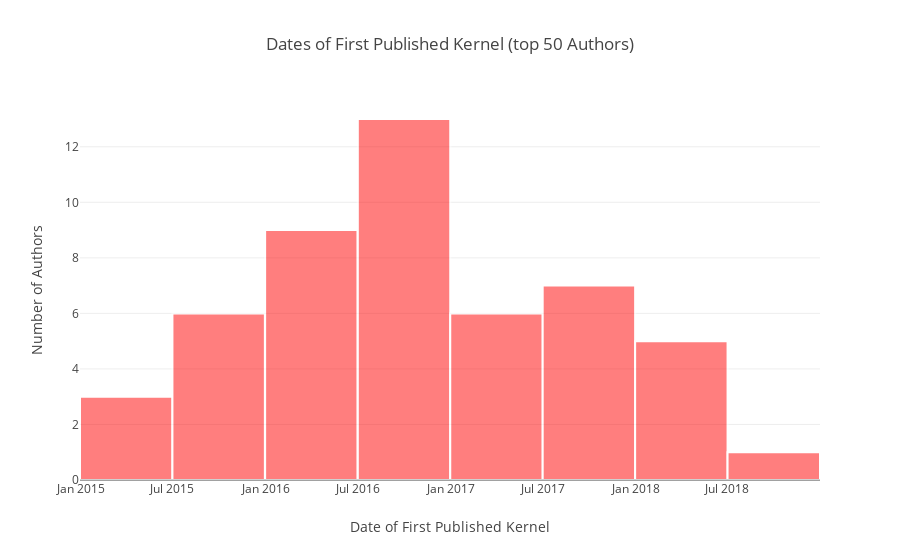

Notebook cell for this chart:
### Markdown cell above
Another interesting thing to examine, is when did the Top authors start publishing their first Kernels. In other words, how much time did it take them to reach this level.

### Code cell
# Date of first kernel
n = 50
top = nbr_medals_per_author.head(n)
oldest_kernel_dates = []
for userid in top.index:
    oldest_kernel_date = normal_user_kernels[normal_user_kernels['AuthorUserId'] == userid]['MadePublicDate'].min()
    oldest_kernel_dates.append(oldest_kernel_date)
oldest_kernel_dates = pd.Series(oldest_kernel_dates, index=top.index).sort_values()

# Date of first kernel

#fig = ff.create_distplot(s, [f'Top {n} authors'])


fig= {
    'data': [
        {
            'type': 'histogram',
            #'bin_size': .4,
            'marker': {"color": 'red', 'line': {'color': 'white', 'width': 2}}, 
            'x': oldest_kernel_dates,
            "opacity": 0.5, 
        }
    ],
    'layout': {
        'title': f'Dates of First Published Kernel (top {n} Authors)',
        'xaxis': {'title': 'Date of First Published Kernel'},
        'yaxis': {'title': 'Number of Authors'}
    }
}

iplot(fig)

### Figure 1 — Plotly figure (JSON) as saved in the notebook; plotly's stock layout.template omitted (floating-point values rounded to 4 significant figures)
{"data": [{"marker": {"color": "red", "line": {"color": "white", "width": 2}}, "opacity": 0.5, "type": "histogram", "uid": "ce79ec56-d862-456d-8565-bd98caa1130f", "x": ["2015-04-23", "2015-06-06", "2015-06-26", "2015-07-17", "2015-08-14", "2015-09-24", "2015-09-30", "2015-10-07", "2015-10-26", "2016-01-07", "2016-01-30", "2016-02-05", "2016-02-19", "2016-03-07", "2016-03-08", "2016-03-14", "2016-04-15", "2016-05-13", "2016-07-02", "2016-07-12", "2016-07-28", "2016-08-22", "2016-09-01", "2016-10-15", "2016-10-18", "2016-10-19", "2016-11-01", "2016-11-06", "2016-11-30", "2016-12-10", "2016-12-16", "2017-01-04", "2017-01-21", "2017-02-27", "2017-04-11", "2017-04-15", "2017-04-22", "2017-07-11", "2017-07-15", "2017-07-17", "2017-07-19", "2017-10-07", "2017-10-25", "2017-11-27", "2018-01-09", "2018-02-09", "2018-02-14", "2018-03-21", "2018-03-22", "2018-11-10"]}], "layout": {"title": {"text": "Dates of First Published Kernel (top 50 Authors)"}, "xaxis": {"title": {"text": "Date of First Published Kernel"}}, "yaxis": {"title": {"text": "Number of Authors"}}}}
